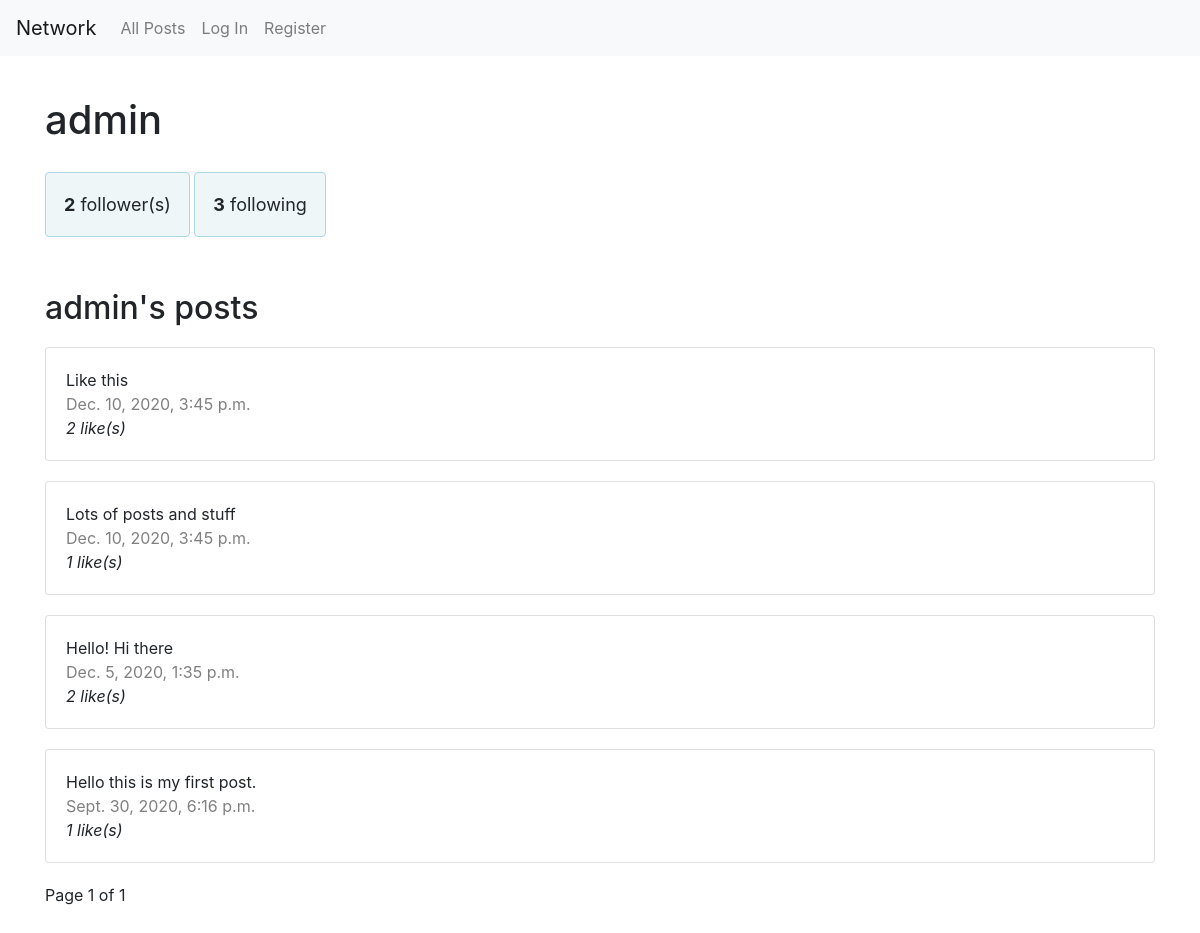
Screenshot of /user/admin with the database file from the repository.
### network/models.py (models this page shows, shortened)
class User(AbstractUser):
    likes = models.ManyToManyField("Post", blank=True, related_name="liked_post")
    followers = models.ManyToManyField("self", blank="True", symmetrical=False, related_name="following")

class Post(models.Model):
    user = models.ForeignKey(User, on_delete=models.CASCADE)
    text = models.TextField(max_length=240)
    likes = models.ManyToManyField(User, blank=True, related_name="liked_user")
    timestamp = models.DateTimeField(auto_now_add=True)

### network/views.py (the view)
# urls.py: path("user/<username>", views.profile, name="profile"),
def profile(request, username):
    user = User.objects.get(username=username)
    posts = Post.objects.filter(user=user).order_by("-timestamp")
    paginator = Paginator(posts, 10)
    page_number = request.GET.get('page')
    page_obj = paginator.get_page(page_number)
    follower_count = User.objects.all().filter(following=user.id).count()
    following_count = User.objects.all().filter(followers=user.id).count()
    return render(request, "network/profile.html", {
        "page_obj": page_obj,
        "profile": user,
        "follower_count": follower_count,
        "following_count": following_count
    })

### network/templates/network/profile.html (shortened to what this page needs)
{% extends "network/layout.html" %}
{% block body %}
<div class="name">
    <div>
        <h1>{{ profile.username }}</h1>
    </div>
</div>
<div class="row">
    <div class="container">
        <div class="follows card">
            <span id="followerCount">{{ follower_count }}</span> follower(s)
        </div>
        <div class="follows card">
            <span id="followingCount">{{ following_count }}</span> following
        </div>
    </div>
</div>
<div class="own-posts" data-id="{{ user.id }}">
    {% if request.user == profile %}
    <h2>Your posts</h2>
    {% else %}
    <h2>{{ profile.username }}'s posts</h2>
    {% endif %}
    {% for post in page_obj %}
        <div class="card" id="post-{{ post.id }}">
            <span id="text">{{ post.text }}</span>
            <span id="timestamp">{{ post.timestamp }}</span>
            <span id="likes">
                <span class="likescount" data-id="{{ post.likes.count }}"
                {% if request.user in post.likes.all %}
                data-is_liked="yes"
                {% else %}
                data-is_liked="no"
                {% endif %}>
                {{ post.likes.count }}
                </span> like(s)
            </span>
        </div>
        {% endfor %}
</div>
<div class="pagination">
    <span class="step-links">
        <span class="current">
            Page {{ page_obj.number }} of {{ page_obj.paginator.num_pages }}
        </span>
    </span>
</div>
{% endblock %}

### network/static/network/styles.css (style rules this page uses)
.card { padding: 20px; margin: 20px 0; }
#timestamp { color: grey; }
.pagination { margin-bottom: 2em; }
.follows { font-size: large; border: 1px solid lightblue; background-color: rgba(224, 239, 243, 0.555); text-align: center; padding: 1em; display: inline-block; }
#followerCount, #followingCount { font-weight: bold; }
h1, h2 { margin-top: 1em; }
.name > div { display: inline-block; }
#likes { font-style: italic; }

### rows the page displays
User: username "admin"
Post: text "Like this", timestamp "Dec. 10, 2020, 3:45 p.m.", likes.count "2"
Post: text "Lots of posts and stuff", timestamp "Dec. 10, 2020, 3:45 p.m.", likes.count "1"
Post: text "Hello! Hi there", timestamp "Dec. 5, 2020, 1:35 p.m.", likes.count "2"
Post: text "Hello this is my first post.", timestamp "Sept. 30, 2020, 6:16 p.m.", likes.count "1"

### other values shown
{{ follower_count }} "2"
{{ following_count }} "3"
{{ page_obj.number }} "1"
{{ page_obj.paginator.num_pages }} "1"
